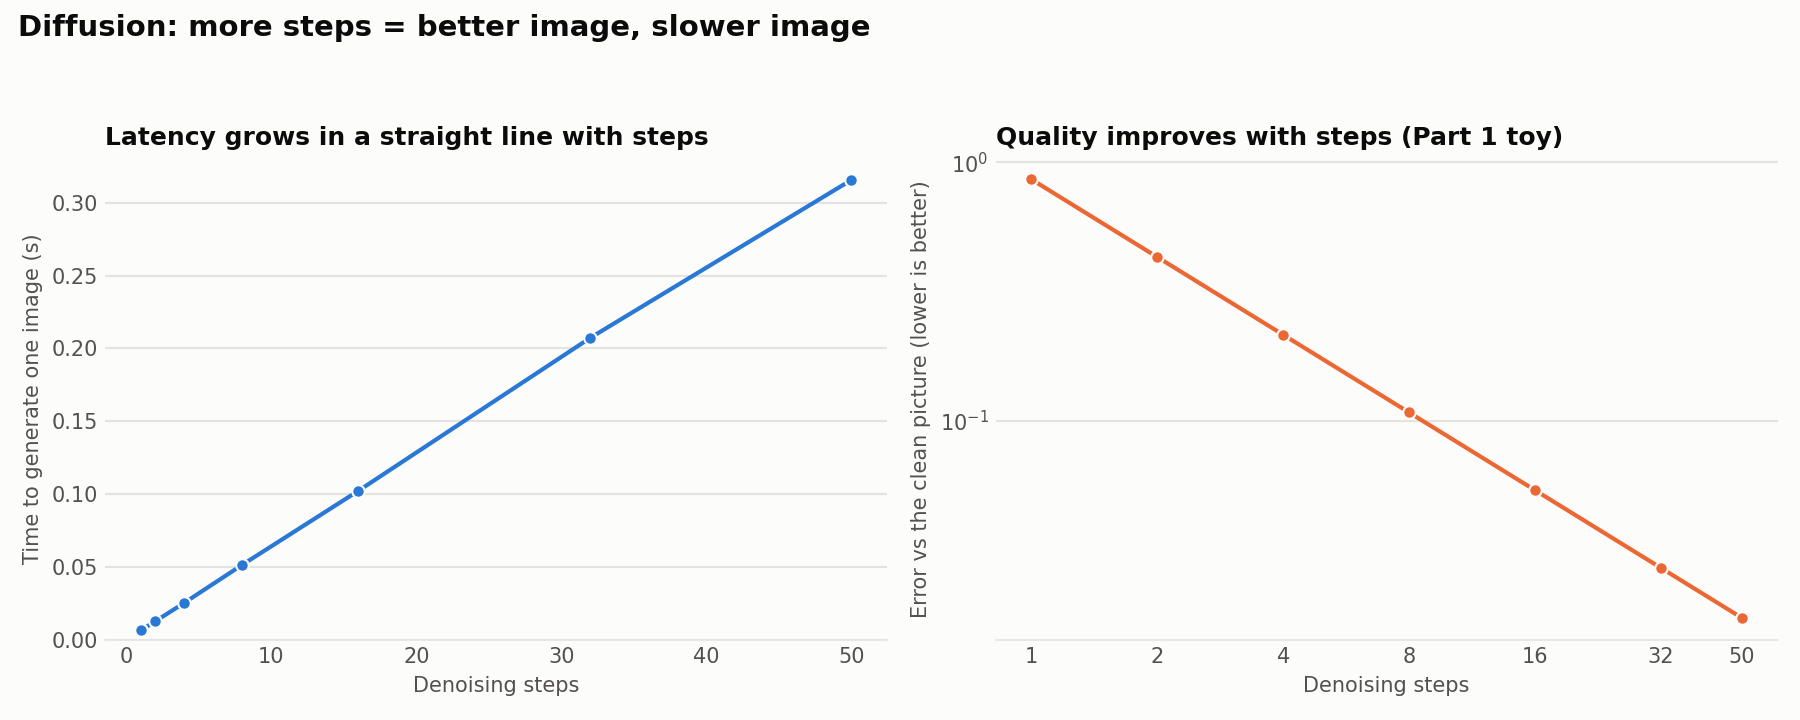

This figure's Python source:
import time
from pathlib import Path

import matplotlib

matplotlib.use("Agg")
import matplotlib.pyplot as plt
import numpy as np
import torch
import torch.nn as nn
import torch.nn.functional as F

STEP_COUNTS = [1, 2, 4, 8, 16, 32, 50]
WARMUP = 2

CHANNELS, PATCH = 4, 2
D_MODEL, N_HEADS, N_LAYERS = 512, 8, 6
LATENT_SIZE = 32
LATENT_SIZES = [16, 32, 64, 128]
FIXED_STEPS = 20

TIME_COLOR, ERROR_COLOR = "#2a78d6", "#eb6834"
INK, MUTED, GRID, SURFACE = "#0b0b0b", "#52514e", "#e4e3df", "#fcfcfb"


def pick_device():
    """Pick the best device: GPU with fp16 if there is one, otherwise CPU with fp32."""
    if torch.cuda.is_available():
        return "cuda", torch.float16
    if torch.backends.mps.is_available():
        return "mps", torch.float16
    return "cpu", torch.float32


def sync(device):
    """Wait for the GPU to finish its work, so the timing is correct."""
    if device == "mps":
        torch.mps.synchronize()
    elif device == "cuda":
        torch.cuda.synchronize()


def make_ring(h=16, w=32):
    """Make the clean picture: a ring, where +1 is ink and -1 is background."""
    yy, xx = np.mgrid[0:h, 0:w]
    r = np.sqrt(((yy - h / 2 + 0.5) * 2) ** 2 + (xx - w / 2 + 0.5) ** 2)
    return np.where((r > 7) & (r < 12), 1.0, -1.0)


def stand_in_denoiser(x0):
    """Pretend to be a trained model: guess blurry when noisy, sharp when nearly clean."""
    def guess(x, t):
        return (1 - t) * x0 + t * x0.mean()
    return guess


def denoise(noise, guess, n_steps, snapshots=None):
    """Turn noise into a picture in n_steps, moving a little towards the guess each step."""
    x = noise.copy()
    ts = np.linspace(1, 0, n_steps + 1)
    for i in range(n_steps):
        t, t_next = ts[i], ts[i + 1]
        clean_guess = guess(x, t)
        x = x - (t - t_next) * (x - clean_guess) / t
        if snapshots is not None:
            snapshots.append((t_next, x.copy()))
    return x


def ascii_image(x):
    """Turn an image into lines of text characters."""
    chars = " .:-=+*#%@"
    idx = np.clip(((x + 1.5) / 3 * len(chars)).astype(int), 0, len(chars) - 1)
    return ["".join(chars[i] for i in row) for row in idx]


def side_by_side(images, titles):
    """Print several text images next to each other, with a title above each."""
    rows = [ascii_image(x) for x in images]
    print("   ".join(f"{t:<{len(rows[0][0])}}" for t in titles))
    for lines in zip(*rows):
        print("   ".join(lines))


class DenoiserBlock(nn.Module):
    """One transformer block for images: attention with no causal mask, then an MLP."""

    def __init__(self, d, n_heads):
        super().__init__()
        self.n_heads = n_heads
        self.ln1, self.ln2 = nn.LayerNorm(d), nn.LayerNorm(d)
        self.qkv = nn.Linear(d, 3 * d)
        self.out_proj = nn.Linear(d, d)
        self.mlp = nn.Sequential(nn.Linear(d, 4 * d), nn.GELU(), nn.Linear(4 * d, d))

    def forward(self, x):
        B, T, C = x.shape
        q, k, v = self.qkv(self.ln1(x)).split(C, dim=-1)
        q, k, v = (t.view(B, T, self.n_heads, C // self.n_heads).transpose(1, 2) for t in (q, k, v))
        a = F.scaled_dot_product_attention(q, k, v, is_causal=False)
        x = x + self.out_proj(a.transpose(1, 2).reshape(B, T, C))
        return x + self.mlp(self.ln2(x))


class TinyDenoiser(nn.Module):
    """A small diffusion transformer: cut the image into patches, run the blocks, rebuild the image."""

    def __init__(self, max_tokens):
        super().__init__()
        patch_numbers = CHANNELS * PATCH * PATCH
        self.patch_in = nn.Linear(patch_numbers, D_MODEL)
        self.pos_emb = nn.Parameter(torch.randn(1, max_tokens, D_MODEL) * 0.02)
        self.t_emb = nn.Linear(1, D_MODEL)
        self.blocks = nn.ModuleList(DenoiserBlock(D_MODEL, N_HEADS) for _ in range(N_LAYERS))
        self.patch_out = nn.Linear(D_MODEL, patch_numbers)

    def forward(self, x, t):
        B, C, H, W = x.shape
        p = x.unfold(2, PATCH, PATCH).unfold(3, PATCH, PATCH)
        tokens = p.permute(0, 2, 3, 1, 4, 5).reshape(B, -1, C * PATCH * PATCH)
        h = self.patch_in(tokens) + self.pos_emb[:, :tokens.shape[1]] + self.t_emb(t.view(1, 1, 1))
        for block in self.blocks:
            h = block(h)
        out = self.patch_out(h)
        out = out.view(B, H // PATCH, W // PATCH, C, PATCH, PATCH).permute(0, 3, 1, 4, 2, 5)
        return out.reshape(B, C, H, W)


@torch.no_grad()
def sample(model, size, n_steps, device, dtype):
    """Generate one image: start from noise and run the network once per step."""
    x = torch.randn(1, CHANNELS, size, size, device=device, dtype=dtype)
    ts = torch.linspace(1, 0, n_steps + 1, device=device, dtype=dtype)
    for i in range(n_steps):
        direction = model(x, ts[i])
        x = x - (ts[i] - ts[i + 1]) * direction
    return x


def time_sampling(model, size, n_steps, device, dtype):
    """Measure how many seconds it takes to generate one image."""
    for _ in range(WARMUP):
        sample(model, size, 4, device, dtype)
    sync(device)
    repeats = max(1, 50 // n_steps)
    start = time.perf_counter()
    for _ in range(repeats):
        sample(model, size, n_steps, device, dtype)
    sync(device)
    return (time.perf_counter() - start) / repeats


def flops_per_step(tokens):
    """Roughly count the math operations in one forward pass."""
    per_layer = 2 * tokens * 12 * D_MODEL**2 + 4 * tokens**2 * D_MODEL
    return N_LAYERS * per_layer


def plot(error_rows, time_rows, path):
    """Draw two charts: time vs steps, and error vs steps."""
    fig, (ax1, ax2) = plt.subplots(1, 2, figsize=(12, 4.8))
    fig.patch.set_facecolor(SURFACE)

    ax1.plot(STEP_COUNTS, [t for _, t in time_rows], color=TIME_COLOR, linewidth=2, marker="o",
             markersize=6, markeredgecolor=SURFACE)
    ax1.set_ylim(bottom=0)
    ax1.set_xlabel("Denoising steps", color=MUTED)
    ax1.set_ylabel("Time to generate one image (s)", color=MUTED)
    ax1.set_title("Latency grows in a straight line with steps", loc="left", color=INK, fontweight="bold")

    ax2.plot(STEP_COUNTS, [e for _, e in error_rows], color=ERROR_COLOR, linewidth=2, marker="o",
             markersize=6, markeredgecolor=SURFACE)
    ax2.set_xscale("log")
    ax2.set_yscale("log")
    ax2.set_xticks(STEP_COUNTS)
    ax2.set_xticklabels([str(s) for s in STEP_COUNTS])
    ax2.minorticks_off()
    ax2.set_xlabel("Denoising steps", color=MUTED)
    ax2.set_ylabel("Error vs the clean picture (lower is better)", color=MUTED)
    ax2.set_title("Quality improves with steps (Part 1 toy)", loc="left", color=INK, fontweight="bold")

    for ax in (ax1, ax2):
        ax.set_facecolor(SURFACE)
        ax.grid(axis="y", color=GRID, linewidth=1)
        ax.tick_params(colors=MUTED, length=0)
        for side in ("top", "right", "left"):
            ax.spines[side].set_visible(False)
        ax.spines["bottom"].set_color(GRID)
    fig.suptitle("Diffusion: more steps = better image, slower image", x=0.01, ha="left",
                 color=INK, fontsize=14, fontweight="bold")
    fig.tight_layout(rect=(0, 0, 1, 0.93))
    fig.savefig(path, dpi=150)
    print(f"\nSaved plot to {path}")


if __name__ == "__main__":
    clean = make_ring()
    guess = stand_in_denoiser(clean)
    noise = np.random.default_rng(0).standard_normal(clean.shape)

    print("PART 1: denoising a tiny picture, 8 steps\n")
    snaps = []
    denoise(noise, guess, 8, snaps)
    side_by_side([noise, snaps[1][1], snaps[3][1]], ["start: pure noise (t=1.0)", "after 2 steps (t=0.75)",
                                                      "after 4 steps (t=0.5)"])
    print()
    side_by_side([snaps[5][1], snaps[7][1], clean], ["after 6 steps (t=0.25)", "after 8 steps (t=0)",
                                                     "the clean picture"])

    print("\nThe same start, with fewer or more steps:\n")
    results = {n: denoise(noise, guess, n) for n in [1, 4, 32]}
    side_by_side(list(results.values()), [f"{n} step{'s' if n > 1 else ''}" for n in results])

    error_rows = []
    print(f"\n{'steps':>6}{'error':>9}   (average distance from the clean picture)")
    for n in STEP_COUNTS:
        err = float(np.abs(denoise(noise, guess, n) - clean).mean())
        error_rows.append((n, err))
        print(f"{n:>6}{err:>9.3f}")
    assert all(a[1] > b[1] for a, b in zip(error_rows, error_rows[1:]))
    assert np.allclose(denoise(noise, lambda x, t: clean, 1), clean)

    torch.manual_seed(0)
    device, dtype = pick_device()
    max_tokens = (max(LATENT_SIZES) // PATCH) ** 2
    model = TinyDenoiser(max_tokens).to(device=device, dtype=dtype).eval()
    tokens = (LATENT_SIZE // PATCH) ** 2
    n_params = sum(p.numel() for p in model.parameters())
    print(f"\nPART 2: a {N_LAYERS}-layer transformer denoiser ({n_params / 1e6:.0f}M parameters, random weights) "
          f"on {device} ({dtype})")
    print(f"A {LATENT_SIZE}x{LATENT_SIZE}x{CHANNELS} latent, cut into {PATCH}x{PATCH} patches = "
          f"{tokens} tokens through the network EVERY step\n")

    time_rows = []
    print(f"{'steps':>6}{'total (s)':>11}{'per step (ms)':>15}")
    for n in STEP_COUNTS:
        secs = time_sampling(model, LATENT_SIZE, n, device, dtype)
        time_rows.append((n, secs))
        print(f"{n:>6}{secs:>11.3f}{secs / n * 1e3:>15.1f}")
    print(f"50 steps took {time_rows[-1][1] / time_rows[0][1]:.0f}x as long as 1 step.")

    print(f"\nSame network, {FIXED_STEPS} steps, bigger latents (more patches per step):\n")
    print(f"{'latent':>9}{'tokens':>8}{'total (s)':>11}{'per step (ms)':>15}{'TFLOPS':>9}")
    for size in LATENT_SIZES:
        t_tokens = (size // PATCH) ** 2
        secs = time_sampling(model, size, FIXED_STEPS, device, dtype)
        tflops = flops_per_step(t_tokens) * FIXED_STEPS / secs / 1e12
        print(f"{size:>4}x{size:<4}{t_tokens:>8}{secs:>11.3f}{secs / FIXED_STEPS * 1e3:>15.1f}{tflops:>9.2f}")
    print("Day 12: this GPU peaks at about 2.8 TFLOPS, and an LLM decode step (1 token) used about 3% of it.")
    print("Here hundreds or thousands of patch tokens share every weight fetch, so each step is")
    print("compute-heavy like prefill, not memory-bound like decode.")

    plot(error_rows, time_rows, Path(__file__).parent / "toy_diffusion_steps.png")
